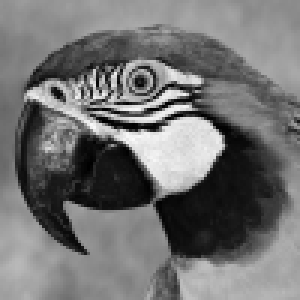
#> input picture lab5/parrot.bmp, 100 x 100 px (shown 3 times larger)
$ jupyter execute 05_resolution_hw.ipynb   (older library calls are emulated)
#> lines starting #> are read from the running program, lines starting #| are printed output that depends on the picture
#> further down, parrot is the input picture: shape (100, 100, 3); min 0, max 250, mean 114.2
# Zadanie domowe -- interpolacja dwusześcienna

Interpolacja dwusześcienna, to podobnie jak w przypadku interpolacji dwuliniowej, rozszerzenie idei interpolacji jednowymiarowej na dwuwymiarową siatkę.
W trakcie jej obliczania wykorzystywane jest 16 pikseli z otoczenia (dla dwuliniowej 4).
Skutkuje to zwykle lepszymi wynikami - obraz wyjściowy jest bardziej gładki i z mniejszą liczbą artefaktów.
Ceną jest znaczny wzrost złożoności obliczeniowej (zostało to zaobserwowane podczas ćwiczenia).

Interpolacja dana jest wzorem:
\begin{equation}
I(i,j) = \sum_{i=0}^{3} \sum_{j=0}^{3} a_{ij} x^i y^j
\end{equation}

Zadanie sprowadza się zatem do wyznaczenia 16 współczynników $a_{ij}$.
W tym celu wykorzystuje się, oprócz wartość w~puntach $A$ (0,0), $B$ (1 0), $C$ (1,1), $D$ (0,1) (por. rysunek dotyczący interpolacji dwuliniowej), także pochodne cząstkowe $A_x$, $A_y$, $A_{xy}$.
Pozwala to rozwiązać układ 16-tu równań.

Jeśli zgrupujemy parametry $a_{ij}$:
\begin{equation}
a = [ a_{00}~a_{10}~a_{20}~a_{30}~a_{01}~a_{11}~a_{21}~a_{31}~a_{02}~a_{12}~a_{22}~a_{32}~a_{03}~a_{13}~a_{23}~a_{33}]
\end{equation}

i przyjmiemy:
\begin{equation}
x = [A~B~D~C~A_x~B_x~D_x~C_x~A_y~B_y~D_y~C_y~A_{xy}~B_{xy}~D_{xy}~C_{xy}]^T
\end{equation}

To zagadnienie można opisać w postaci równania liniowego:
\begin{equation}
Aa = x
\end{equation}
gdzie macierz $A^{-1}$ dana jest wzorem:

\begin{equation}
A^{-1} =
\begin{bmatrix}
1& 0& 0& 0& 0& 0& 0& 0& 0& 0& 0& 0& 0& 0& 0& 0 \\
0&  0&  0&  0&  1&  0&  0&  0&  0&  0&  0&  0&  0&  0&  0&  0 \\
-3&  3&  0&  0& -2& -1&  0&  0&  0&  0&  0&  0&  0&  0&  0&  0 \\
2& -2&  0&  0&  1&  1&  0&  0&  0&  0&  0&  0&  0&  0&  0&  0 \\
0&  0&  0&  0&  0&  0&  0&  0&  1&  0&  0&  0&  0&  0&  0&  0 \\
0&  0&  0&  0&  0&  0&  0&  0&  0&  0&  0&  0&  1&  0&  0&  0 \\
0&  0&  0&  0&  0&  0&  0&  0& -3&  3&  0&  0& -2& -1&  0&  0 \\
0&  0&  0&  0&  0&  0&  0&  0&  2& -2&  0&  0&  1&  1&  0&  0 \\
-3&  0&  3&  0&  0&  0&  0&  0& -2&  0& -1&  0&  0&  0&  0&  0 \\
0&  0&  0&  0& -3&  0&  3&  0&  0&  0&  0&  0& -2&  0& -1&  0 \\
9& -9& -9&  9&  6&  3& -6& -3&  6& -6&  3& -3&  4&  2&  2&  1 \\
-6&  6&  6& -6& -3& -3&  3&  3& -4&  4& -2&  2& -2& -2& -1& -1 \\
2&  0& -2&  0&  0&  0&  0&  0&  1&  0&  1&  0&  0&  0&  0&  0 \\
0&  0&  0&  0&  2&  0& -2&  0&  0&  0&  0&  0&  1&  0&  1&  0 \\
-6&  6&  6& -6& -4& -2&  4&  2& -3&  3& -3&  3& -2& -1& -2& -1 \\
4& -4& -4&  4&  2&  2& -2& -2&  2& -2&  2& -2&  1&  1&  1&  1 \\
\end{bmatrix}
\end{equation}

Potrzebne w rozważaniach pochodne cząstkowe obliczane są wg. następującego przybliżenia (przykład dla punktu A):
\begin{equation}
A_x = \frac{I(i+1,j) - I(i-1,j)}{2}
\end{equation}
\begin{equation}
A_y = \frac{I(i,j+1) - I(i,j-1)}{2}
\end{equation}
\begin{equation}
A_xy = \frac{I(i+1,j+1) - I(i-1,j) - I(i,j-1) + I(i,j)}{4}
\end{equation}

## Zadanie

Wykorzystując podane informacje zaimplementuj interpolację dwusześcienną.
Uwagi:
- macierz $A^{-1}$ dostępna jest w pliku *a_invert.py*
- trzeba się zastanowić nad potencjalnym wykraczaniem poza zakres obrazka (jak zwykle).

Ponadto dokonaj porównania liczby operacji arytmetycznych i dostępów do pamięci koniecznych przy realizacji obu metod interpolacji: dwuliniowej i dwusześciennej.

[cell 1]
#TODO Do samodzielnej implementacji

import numpy as np
import cv2
import os
from matplotlib import pyplot as plt

A_invert = np.array([
[1, 0, 0, 0, 0, 0, 0, 0, 0, 0, 0, 0, 0, 0, 0, 0],
[0,  0,  0,  0,  1,  0,  0,  0,  0,  0,  0,  0,  0,  0,  0,  0],
[-3,  3,  0,  0, -2, -1,  0,  0,  0,  0,  0,  0,  0,  0,  0,  0],
[2, -2,  0,  0,  1,  1,  0,  0,  0,  0,  0,  0,  0,  0,  0,  0],
[0,  0,  0,  0,  0,  0,  0,  0,  1,  0,  0,  0,  0,  0,  0,  0],
[0,  0,  0,  0,  0,  0,  0,  0,  0,  0,  0,  0,  1,  0,  0,  0],
[0,  0,  0,  0,  0,  0,  0,  0, -3,  3,  0,  0, -2, -1,  0,  0],
[0,  0,  0,  0,  0,  0,  0,  0,  2, -2,  0,  0,  1,  1,  0,  0],
[-3,  0,  3,  0,  0,  0,  0,  0, -2,  0, -1,  0,  0,  0,  0,  0],
[0,  0,  0,  0, -3,  0,  3,  0,  0,  0,  0,  0, -2,  0, -1,  0],
[9, -9, -9,  9,  6,  3, -6, -3,  6, -6,  3, -3,  4,  2,  2,  1],
[-6,  6,  6, -6, -3, -3,  3,  3, -4,  4, -2,  2, -2, -2, -1, -1],
[2,  0, -2,  0,  0,  0,  0,  0,  1,  0,  1,  0,  0,  0,  0,  0],
[0,  0,  0,  0,  2,  0, -2,  0,  0,  0,  0,  0,  1,  0,  1,  0],
[-6,  6,  6, -6, -4, -2,  4,  2, -3,  3, -3,  3, -2, -1, -2, -1],
[4, -4, -4,  4,  2,  2, -2, -2,  2, -2,  2, -2,  1,  1,  1,  1],
])

[cell 2]
# [60 lines left out: function interpolate_cubic, not called in this run]

[cell 3]
def inter_cubic(img,pion,poziom):
#> called with pion = 1.5, poziom = 1.5
    (X, Y) = img.shape
#> X = 100; Y = 100
    X_w = np.int(np.round(pion*X))
#> X_w = 150
    Y_w = np.int(np.round(poziom*Y))
#> Y_w = 150
    new_img=np.zeros((X_w, Y_w))
    for i in range(1,X_w-3):
        for j in range(1,Y_w-3):
            i_w=i/pion
            j_w=j/poziom

            i1 = np.int(np.floor(i_w))
            i2 = np.int(np.floor(i_w)+1)
            j1 = np.int(np.floor(j_w))
            j2 = np.int(np.floor(j_w)+1)


            #zabezpieczenia
            if np.floor(i_w)+1>=X:
                i2=X-1
            if np.floor(j_w)+1>=Y:
                j2=Y-1

            # Na wypadek wartości w rogach
            if i1==i2: i1=i1-1
            if j1==j2: j1=j1-1
            if i_w>X-1: i_w-=1
            if j_w>X-1: j_w-=1

            A=img[i1,j1]
            B=img[i1,j2]
            C=img[i2,j1]
            D=img[i2,j2]

            Ax=(img[i1+1,j1]-img[i1-1,j1])/2
            Ay=(img[i1,j1+1]-img[i1,j1-1])/2
            Axy=(img[i1+1,j1+1]-img[i1-1,j1]-img[i1,j1-1]+img[i1,j1])/4

            Bx=(img[i1+1,j2]-img[i1-1,j2])/2
            By=(img[i1,j2+1]-img[i1,j2-1])/2
            Bxy=(img[i1+1,j2+1]-img[i1-1,j2]-img[i1,j2-1]+img[i1,j2])/4

            Dx=(img[i2+1,j1]-img[i2-1,j1])/2
            Dy=(img[i2,j1+1]-img[i2,j1-1])/2
            Dxy=(img[i2+1,j1+1]-img[i2-1,j1]-img[i2,j1-1]+img[i2,j1])/4

            Cx=(img[i2+1,j2]-img[i2-1,j2])/2
            Cy=(img[i2,j2+1]-img[i2,j2-1])/2
            Cxy=(img[i2+1,j2+1]-img[i2-1,j2]-img[i2,j2-1]+img[i2,j2])/4

            x= [A,B,D,C,Ax,Bx,Dx,Cx,Ay,By,Dy,Cy,Axy,Bxy,Dxy,Cxy]

            x=np.reshape(x,(len(x),1))

            a = np.dot(A_invert,x)

            a_re=np.reshape(a, (4, 4))


            for r_i in range(4):
                for c_i in range(4):
                    new_img[i,j]+=a_re[r_i,c_i]*(i**r_i)*(j**c_i)
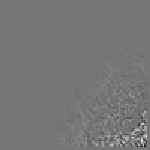
#> new_img: shape (150, 150) float64; min -7.53e+15, max 8.73e+15, mean 4.41e+13; drawn with min black and max white
    return new_img

[cell 4]
parrot = cv2.imread('parrot.bmp')
parrot = cv2.cvtColor(parrot, cv2.COLOR_BGR2GRAY)

parrot_2 = inter_cubic(parrot, 1.5, 1.5)

plt.figure(figsize=(parrot_2.shape[0]/100, parrot_2.shape[1]/100), dpi=200)
plt.imshow(parrot_2, cmap ="gray")
plt.xticks([]), plt.yticks([])
plt.show()
